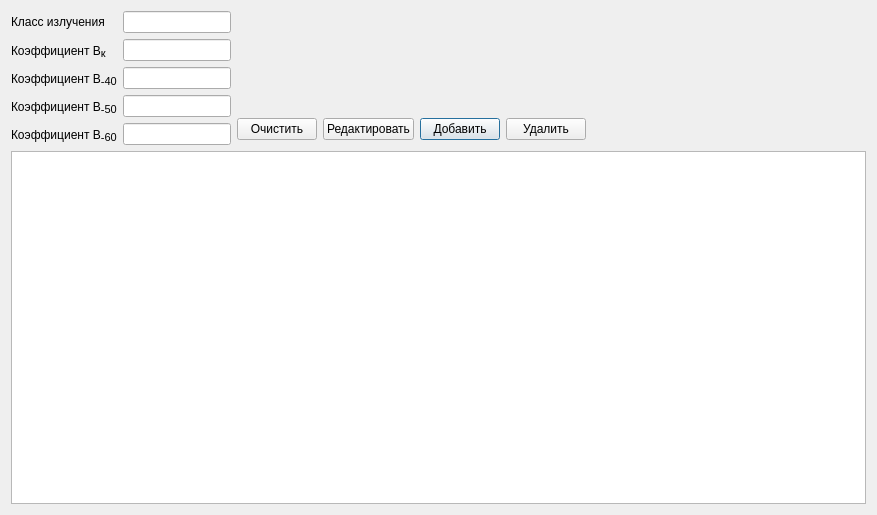
<?xml version="1.0" encoding="UTF-8"?>
<ui version="4.0">
 <class>Norms19</class>
 <widget class="QDialog" name="Norms19">
  <property name="geometry">
   <rect>
    <x>0</x>
    <y>0</y>
    <width>877</width>
    <height>515</height>
   </rect>
  </property>
  <property name="windowTitle">
   <string>Справочник норм 19</string>
  </property>
  <layout class="QVBoxLayout" name="verticalLayout">
   <item>
    <layout class="QHBoxLayout" name="horizontalLayout_2">
     <item>
      <layout class="QFormLayout" name="formLayout">
       <item row="0" column="0">
        <widget class="QLabel" name="label">
         <property name="minimumSize">
          <size>
           <width>95</width>
           <height>0</height>
          </size>
         </property>
         <property name="text">
          <string>Класс излучения</string>
         </property>
        </widget>
       </item>
       <item row="0" column="1">
        <widget class="QLineEdit" name="lineEdit"/>
       </item>
       <item row="1" column="0">
        <widget class="QLabel" name="label_2">
         <property name="minimumSize">
          <size>
           <width>95</width>
           <height>0</height>
          </size>
         </property>
         <property name="text">
          <string>&lt;html&gt;&lt;head/&gt;&lt;body&gt;&lt;p&gt;Коэффициент В&lt;span style=&quot; font-size:12pt; vertical-align:sub;&quot;&gt;к&lt;/span&gt;&lt;/p&gt;&lt;/body&gt;&lt;/html&gt;</string>
         </property>
        </widget>
       </item>
       <item row="1" column="1">
        <widget class="QLineEdit" name="lineEdit_2"/>
       </item>
       <item row="2" column="0">
        <widget class="QLabel" name="label_3">
         <property name="text">
          <string>&lt;html&gt;&lt;head/&gt;&lt;body&gt;&lt;p&gt;Коэффициент В&lt;span style=&quot; font-size:12pt; vertical-align:sub;&quot;&gt;-&lt;/span&gt;&lt;span style=&quot; font-size:12pt; vertical-align:sub;&quot;&gt;40&lt;/span&gt;&lt;/p&gt;&lt;/body&gt;&lt;/html&gt;</string>
         </property>
        </widget>
       </item>
       <item row="3" column="0">
        <widget class="QLabel" name="label_4">
         <property name="text">
          <string>&lt;html&gt;&lt;head/&gt;&lt;body&gt;&lt;p&gt;Коэффициент В&lt;span style=&quot; font-size:12pt; vertical-align:sub;&quot;&gt;-&lt;/span&gt;&lt;span style=&quot; font-size:12pt; vertical-align:sub;&quot;&gt;50&lt;/span&gt;&lt;/p&gt;&lt;/body&gt;&lt;/html&gt;</string>
         </property>
        </widget>
       </item>
       <item row="3" column="1">
        <widget class="QLineEdit" name="lineEdit_4"/>
       </item>
       <item row="4" column="0">
        <widget class="QLabel" name="label_5">
         <property name="text">
          <string>&lt;html&gt;&lt;head/&gt;&lt;body&gt;&lt;p&gt;Коэффициент В&lt;span style=&quot; font-size:12pt; vertical-align:sub;&quot;&gt;-60&lt;/span&gt;&lt;/p&gt;&lt;/body&gt;&lt;/html&gt;</string>
         </property>
        </widget>
       </item>
       <item row="4" column="1">
        <widget class="QLineEdit" name="lineEdit_5"/>
       </item>
       <item row="2" column="1">
        <widget class="QLineEdit" name="lineEdit_3"/>
       </item>
      </layout>
     </item>
     <item>
      <layout class="QHBoxLayout" name="horizontalLayout">
       <property name="topMargin">
        <number>103</number>
       </property>
       <item>
        <widget class="QPushButton" name="pushButton_3">
         <property name="text">
          <string>Очистить</string>
         </property>
        </widget>
       </item>
       <item>
        <widget class="QPushButton" name="pushButton_4">
         <property name="text">
          <string>Редактировать</string>
         </property>
        </widget>
       </item>
       <item>
        <widget class="QPushButton" name="pushButton_2">
         <property name="text">
          <string>Добавить</string>
         </property>
         <property name="default">
          <bool>true</bool>
         </property>
        </widget>
       </item>
       <item>
        <widget class="QPushButton" name="pushButton">
         <property name="text">
          <string>Удалить</string>
         </property>
        </widget>
       </item>
       <item>
        <spacer name="horizontalSpacer">
         <property name="orientation">
          <enum>Qt::Horizontal</enum>
         </property>
         <property name="sizeHint" stdset="0">
          <size>
           <width>40</width>
           <height>20</height>
          </size>
         </property>
        </spacer>
       </item>
      </layout>
     </item>
     <item>
      <spacer name="horizontalSpacer_2">
       <property name="orientation">
        <enum>Qt::Horizontal</enum>
       </property>
       <property name="sizeHint" stdset="0">
        <size>
         <width>40</width>
         <height>20</height>
        </size>
       </property>
      </spacer>
     </item>
     <item>
      <spacer name="horizontalSpacer_3">
       <property name="orientation">
        <enum>Qt::Horizontal</enum>
       </property>
       <property name="sizeHint" stdset="0">
        <size>
         <width>40</width>
         <height>20</height>
        </size>
       </property>
      </spacer>
     </item>
    </layout>
   </item>
   <item>
    <widget class="QTableView" name="tableView">
     <attribute name="horizontalHeaderDefaultSectionSize">
      <number>150</number>
     </attribute>
    </widget>
   </item>
  </layout>
 </widget>
 <resources/>
 <connections/>
</ui>
